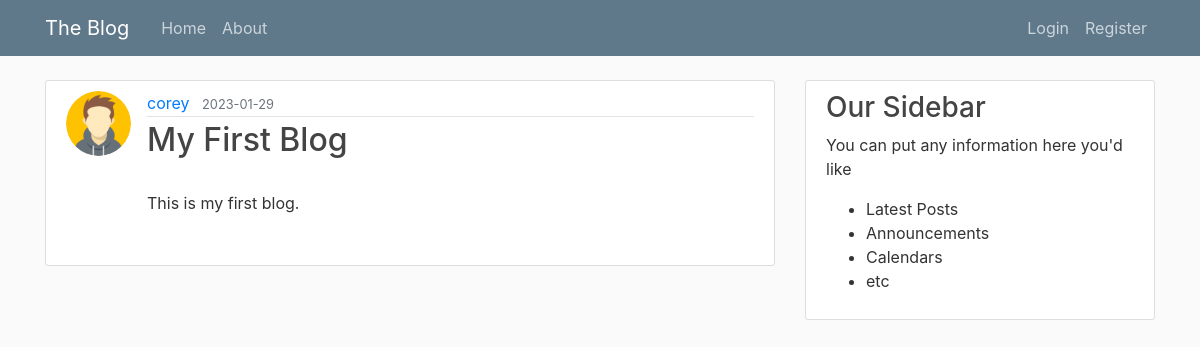
/post/1, run on the app's committed database.
### blog/models.py (models this page shows, shortened)
class User(db.Model, UserMixin):
    id = db.Column(db.Integer, primary_key=True)
    username = db.Column(db.String(20), unique = True, nullable = False )
    email = db.Column(db.String(120), unique = True, nullable = False )
    image_file = db.Column(db.String(20), nullable=False, default='default.jpeg')
    password = db.Column(db.String(60), nullable = False)
    posts = db.relationship('Post', backref='author', lazy=True)

class Post(db.Model):
    id = db.Column(db.Integer, primary_key=True)
    title = db.Column(db.String(100), nullable=False)
    date_posted = db.Column(db.DateTime, nullable = False, default = datetime.utcnow)
    content = db.Column(db.Text, nullable=False)
    user_id = db.Column(db.Integer, db.ForeignKey('user.id'), nullable=False)

### blog/routes.py (the view)
@app.route("/post/<int:post_id>")
def post(post_id):
    post = Post.query.get_or_404(post_id)
    return render_template('post.html', title=post.title, post=post)

### blog/templates/post.html (shortened to what this page needs)
{% extends "layout.html" %}
{% block content %}
        <article class="media content-section">
            <img src="{{ url_for('static', filename='profile_pics/'+ post.author.image_file) }}" alt="" class="rounded-circle article-img">
            <div class="media-body">
                <div class="article-metadata">
                    <a href="#" class="mr-2">
                        {{post.author.username}}
                    </a>
                    <small class="text-muted">
                        {{post.date_posted.strftime('%Y-%m-%d')}}
                    </small>
                </div>
                <h2 class="article-title">
                    {{post.title}}
                </h2>
                <p class="article-content">
                    {{post.content}}
                </p>
            </div>
        </article>
{% endblock content %}

### blog/static/main.css (style rules this page uses)
body { background: #fafafa; color: #333333; margin-top: 5rem; }
h1, h2, h3, h4, h5, h6 { color: #444444; }
.content-section { background: #ffffff; padding: 10px 20px; border: 1px solid #dddddd; border-radius: 3px; margin-bottom: 20px; }
.article-title { color: #444444; }
.article-content { white-space: pre-line; }
.article-img { height: 65px; width: 65px; margin-right: 16px; }
.article-metadata { padding-bottom: 1px; margin-bottom: 4px; border-bottom: 1px solid #e3e3e3 }

### data on the page
User: image_file (picture), author.username "corey"
Post: date_posted "2023-01-29", title "My First Blog", content "This is my first blog."
